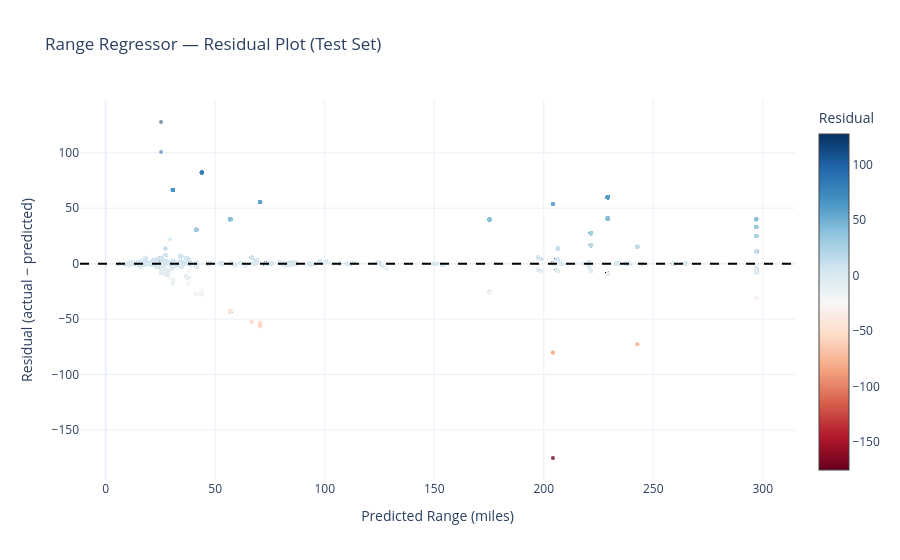

Notebook code cell kept with this figure:
### Code cell
viz.plot_residuals(
    results_range["y_test"],
    results_range["y_pred"],
    title="Range Regressor — Residual Plot (Test Set)"
)

### Figure 1 — Plotly figure (JSON) as saved in the notebook; plotly's stock layout.template omitted (floating-point values rounded to 4 significant figures; data arrays with more than 128 entries replaced by an {"elided": "..."} marker saying what was removed)
{"data": [{"marker": {"color": {"elided": "17184 float values"}, "colorbar": {"title": {"text": "Residual"}}, "colorscale": [[0, "rgb(103,0,31)"], [0.1, "rgb(178,24,43)"], [0.2, "rgb(214,96,77)"], [0.3, "rgb(244,165,130)"], [0.4, "rgb(253,219,199)"], [0.5, "rgb(247,247,247)"], [0.6, "rgb(209,229,240)"], [0.7, "rgb(146,197,222)"], [0.8, "rgb(67,147,195)"], [0.9, "rgb(33,102,172)"], [1, "rgb(5,48,97)"]], "opacity": 0.5, "size": 4}, "mode": "markers", "name": "Residual", "type": "scatter", "x": {"elided": "17184 float values"}, "y": {"elided": "17184 float values"}}], "layout": {"shapes": [{"line": {"color": "black", "dash": "dash"}, "type": "line", "x0": 0, "x1": 1, "xref": "x domain", "y0": 0, "y1": 0, "yref": "y"}], "title": {"text": "Range Regressor — Residual Plot (Test Set)"}, "xaxis": {"title": {"text": "Predicted Range (miles)"}}, "yaxis": {"title": {"text": "Residual (actual − predicted)"}}}}
